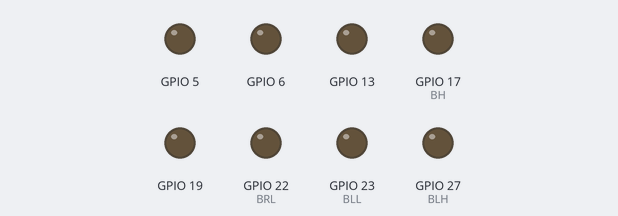
The program below on a simulated Raspberry Pi (BCM pin numbers). Shown: output pins drawn as LEDs (lit = HIGH). What the program prints to the terminal is not drawn. At 18.1 s the program stops and its outputs stay as they are.

Above: at 0.1 s.
At 3.1 s:
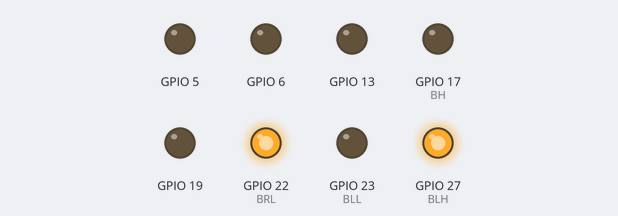
At 7.6 s:
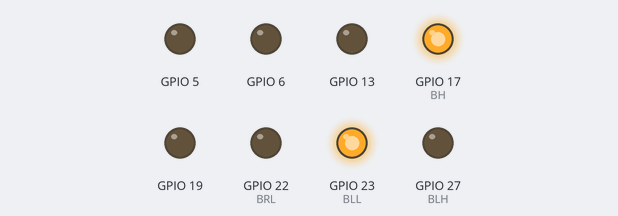
At 12.1 s:
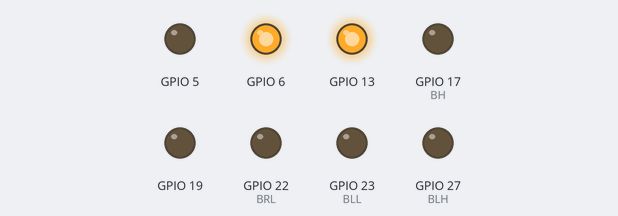
At 16.6 s:
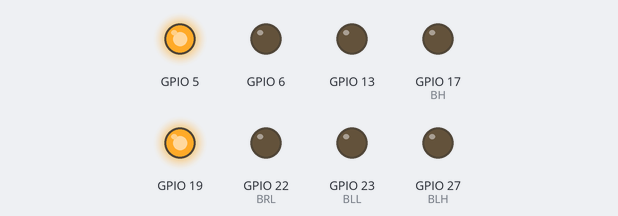
Timing chart, 0 to 19.6 s (numbered marks = the images above):
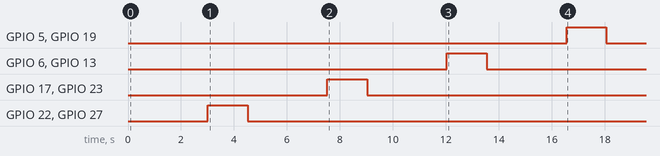

Measured:
- by itself, GPIO 5, GPIO 19: LOW → HIGH at 16.6 s, → LOW 1.5 s later
- by itself, GPIO 6, GPIO 13: LOW → HIGH at 12.0 s, → LOW 1.5 s later
- by itself, GPIO 17 (BH), GPIO 23 (BLL): LOW → HIGH at 7.5 s, → LOW 1.5 s later
- by itself, GPIO 22 (BRL), GPIO 27 (BLH): LOW → HIGH at 3.0 s, → LOW 1.5 s later

The program:

axis_verify.py
```python
#!/usr/bin/env python3
"""
axis_verify.py — 逐一測試 pin group 對應到哪個物理軸 + extend/retract 方向

依序做 4 個動作,每個動 1.5 秒,間隔 3 秒讓你觀察並記筆記。
測完後**回報**每段對應的物理軸(EW 東西 / NS 南北)和方向。

按 Ctrl+C 可隨時中斷,GPIO 會清理。
"""
import RPi.GPIO as GPIO
import time

# 兩組 pin(我目前的猜測,實測後可能要對調)
GROUP_A = {'label': 'Group A(目前 code 稱 NS 傾角)',
           'pins': [17, 27, 22, 23], 'BH': 17, 'BLH': 27, 'BRL': 22, 'BLL': 23}
GROUP_B = {'label': 'Group B(目前 code 稱 EW 方位)',
           'pins': [5, 6, 13, 19], 'BH': 5, 'BLH': 6, 'BRL': 13, 'BLL': 19}

MOVE_TIME = 1.5   # 每次動的秒數
PAUSE_TIME = 3.0  # 兩次動作間暫停秒數


def extend(g):
    GPIO.output([g['BH'], g['BLL']], GPIO.LOW)
    time.sleep(0.01)
    GPIO.output([g['BLH'], g['BRL']], GPIO.HIGH)


def retract(g):
    GPIO.output([g['BLH'], g['BRL']], GPIO.LOW)
    time.sleep(0.01)
    GPIO.output([g['BH'], g['BLL']], GPIO.HIGH)


def stop(g):
    GPIO.output([g['BH'], g['BLH'], g['BRL'], g['BLL']], GPIO.LOW)


def do_test(idx, total, group, action_fn, action_name):
    print(f"\n{'=' * 60}")
    print(f"  [{idx}/{total}] {group['label']}")
    print(f"     pin={group['pins']}  →  {action_name}")
    print(f"     動 {MOVE_TIME}s...", flush=True)
    action_fn(group)
    time.sleep(MOVE_TIME)
    stop(group)
    print(f"     ■ 停止")
    print(f"     ★ 觀察:哪個物理軸動了?方向是?")
    if idx < total:
        print(f"     (下一個動作在 {PAUSE_TIME}s 後開始)")
        time.sleep(PAUSE_TIME)


try:
    GPIO.setmode(GPIO.BCM)
    GPIO.setwarnings(False)
    for g in [GROUP_A, GROUP_B]:
        GPIO.setup(g['pins'], GPIO.OUT)
        stop(g)

    print("=" * 60)
    print("     推桿軸向 + 方向驗證")
    print("=" * 60)
    print("""
測試計畫:4 個動作依序執行,每個動 1.5s、間隔 3s。
準備好紙筆記錄「哪個物理軸動了 + 動的方向」。

  [1] Group A extend  (pin 17/27/22/23)
  [2] Group A retract (pin 17/27/22/23)
  [3] Group B extend  (pin 5/6/13/19)
  [4] Group B retract (pin 5/6/13/19)

3 秒後開始...
""")
    time.sleep(3)

    do_test(1, 4, GROUP_A, extend,  "extend  (往外伸)")
    do_test(2, 4, GROUP_A, retract, "retract (往內縮)")
    do_test(3, 4, GROUP_B, extend,  "extend  (往外伸)")
    do_test(4, 4, GROUP_B, retract, "retract (往內縮)")

    print(f"\n{'=' * 60}")
    print("  ✅ 測試完成!請回報 4 段觀察結果:")
    print(f"{'=' * 60}")
    print("""
   格式:
     [1] Group A extend  → 動了哪個軸(EW/NS)?方向?
     [2] Group A retract → ...
     [3] Group B extend  → ...
     [4] Group B retract → ...

   方向詞彙:
     NS 軸(傾角):朝天空抬 = "抬高" / 朝地面倒 = "低頭"
     EW 軸(方位):往東轉 = "東" / 往西轉 = "西"
""")

except KeyboardInterrupt:
    print("\n\n⚠️ 使用者中斷")

finally:
    stop(GROUP_A)
    stop(GROUP_B)
    GPIO.cleanup()
    print("\n✓ GPIO 已清理\n")
```
